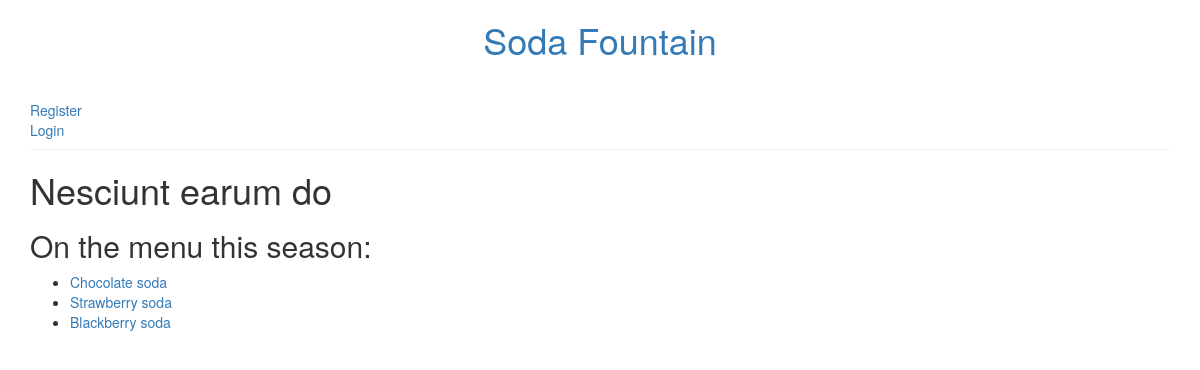
The app's page /menu/18/ with its own data.
### menu/models.py (models this page shows, shortened)
class Menu(models.Model):
    season = models.CharField(max_length=20)
    items = models.ManyToManyField('Item', related_name='items')
    creator = models.ForeignKey(User, on_delete=models.DO_NOTHING)
    created_date = models.DateTimeField(
            default=timezone.now)
    expiration_date = models.DateTimeField(
            blank=True, null=True)

class Item(models.Model):
    name = models.CharField(max_length=200)
    description = models.TextField()
    chef = models.ForeignKey('auth.User', on_delete=models.CASCADE)
    created_date = models.DateTimeField(
            default=timezone.now)
    standard = models.BooleanField(default=False)
    ingredients = models.ManyToManyField('Ingredient')
    def __str__(self):
        return self.name

### menu/views.py (the view)
# urls.py: path('menu/<pk>/', views.menu_detail, name='menu_detail'),
def menu_detail(request, pk):
    menu = get_object_or_404(models.Menu, pk=pk)
    return render(request,
                  'menu/menu_detail.html',
                  {'menu': menu})

### menu/templates/menu/menu_detail.html (shortened to what this page needs)
{% extends 'layout.html' %}
{% block content %}
  <div class="post">
      <h1>
          {{ menu.season }}
      </h1>
      <h2>On the menu this season:</h2>
      <ul>
          {% for item in menu.items.all %}
              <li><a href="{% url 'item_detail' pk=item.pk %}">{{ item }}</a></li>
          {% endfor %}
      </ul>
  </div>
{% endblock %}

### records on screen
Menu: season "Nesciunt earum do"
Item: name "Chocolate soda"
Item: name "Strawberry soda"
Item: name "Blackberry soda"
